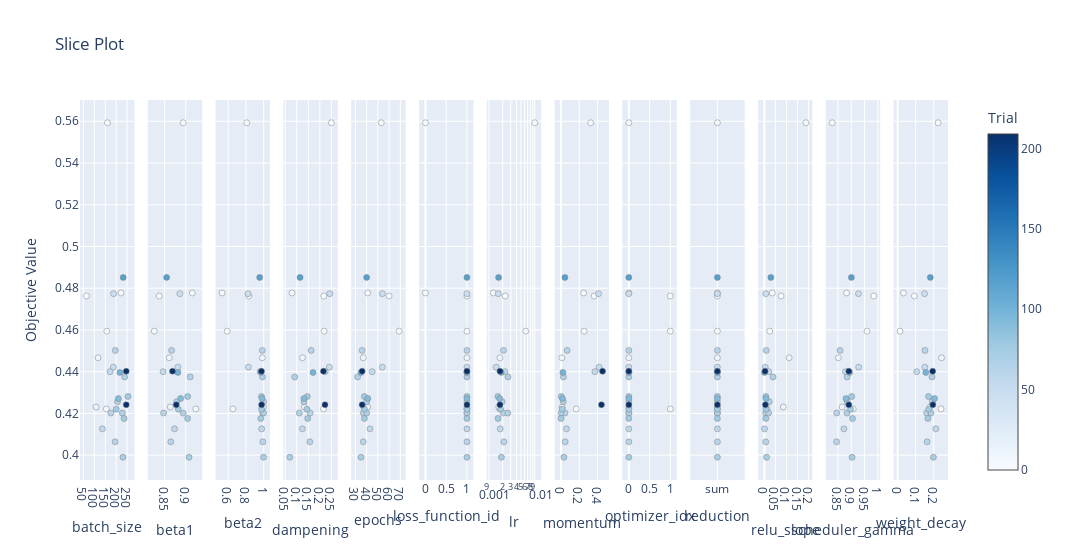

Notebook cell for this chart:
### Code cell
if is_multi_objective:
    fig = vis.plot_slice(study, target=lambda t: t.values[1], target_name='Accuracy')
else:
    fig = vis.plot_slice(study)
fig.show()

### Figure 1 — Plotly figure (JSON) as saved in the notebook; plotly's stock layout.template omitted (floating-point values rounded to 4 significant figures)
{"data": [{"marker": {"color": [0, 1, 2, 3, 4, 10, 12, 48, 51, 55, 57, 61, 62, 63, 66, 67, 68, 72, 75, 76, 77, 92, 100, 118, 208, 209], "colorbar": {"title": {"text": "Trial"}, "x": 1, "xpad": 40}, "colorscale": [[0, "rgb(247,251,255)"], [0.125, "rgb(222,235,247)"], [0.25, "rgb(198,219,239)"], [0.375, "rgb(158,202,225)"], [0.5, "rgb(107,174,214)"], [0.625, "rgb(66,146,198)"], [0.75, "rgb(33,113,181)"], [0.875, "rgb(8,81,156)"], [1, "rgb(8,48,107)"]], "line": {"color": "Grey", "width": 0.5}, "showscale": true}, "mode": "markers", "name": "Feasible Trial", "showlegend": false, "type": "scatter", "x": [64, 160, 157, 155, 222, 117, 108, 188, 187, 172, 137, 176, 195, 196, 206, 228, 239, 231, 200, 236, 254, 210, 217, 232, 246, 246], "xaxis": "x", "y": [0.4763, 0.5593, 0.4594, 0.4222, 0.4777, 0.4467, 0.4231, 0.4774, 0.4422, 0.44, 0.4126, 0.4202, 0.4064, 0.4502, 0.4256, 0.4202, 0.4375, 0.399, 0.422, 0.4176, 0.4281, 0.4271, 0.4396, 0.4852, 0.4242, 0.4402], "yaxis": "y"}, {"marker": {"color": [0, 1, 2, 3, 4, 10, 12, 48, 51, 55, 57, 61, 62, 63, 66, 67, 68, 72, 75, 76, 77, 92, 100, 118, 208, 209], "colorbar": {"title": {"text": "Trial"}, "x": 1, "xpad": 40}, "colorscale": [[0, "rgb(247,251,255)"], [0.125, "rgb(222,235,247)"], [0.25, "rgb(198,219,239)"], [0.375, "rgb(158,202,225)"], [0.5, "rgb(107,174,214)"], [0.625, "rgb(66,146,198)"], [0.75, "rgb(33,113,181)"], [0.875, "rgb(8,81,156)"], [1, "rgb(8,48,107)"]], "line": {"color": "Grey", "width": 0.5}, "showscale": false}, "mode": "markers", "name": "Feasible Trial", "showlegend": false, "type": "scatter", "x": [0.8372, 0.8941, 0.8254, 0.9238, 0.9156, 0.8612, 0.8632, 0.886, 0.8812, 0.8464, 0.8735, 0.8475, 0.8646, 0.8664, 0.8787, 0.894, 0.9108, 0.908, 0.8824, 0.9045, 0.9047, 0.8879, 0.8815, 0.8547, 0.8776, 0.8686], "xaxis": "x2", "y": [0.4763, 0.5593, 0.4594, 0.4222, 0.4777, 0.4467, 0.4231, 0.4774, 0.4422, 0.44, 0.4126, 0.4202, 0.4064, 0.4502, 0.4256, 0.4202, 0.4375, 0.399, 0.422, 0.4176, 0.4281, 0.4271, 0.4396, 0.4852, 0.4242, 0.4402], "yaxis": "y2"}, {"marker": {"color": [0, 1, 2, 3, 4, 10, 12, 48, 51, 55, 57, 61, 62, 63, 66, 67, 68, 72, 75, 76, 77, 92, 100, 118, 208, 209], "colorbar": {"title": {"text": "Trial"}, "x": 1, "xpad": 40}, "colorscale": [[0, "rgb(247,251,255)"], [0.125, "rgb(222,235,247)"], [0.25, "rgb(198,219,239)"], [0.375, "rgb(158,202,225)"], [0.5, "rgb(107,174,214)"], [0.625, "rgb(66,146,198)"], [0.75, "rgb(33,113,181)"], [0.875, "rgb(8,81,156)"], [1, "rgb(8,48,107)"]], "line": {"color": "Grey", "width": 0.5}, "showscale": false}, "mode": "markers", "name": "Feasible Trial", "showlegend": false, "type": "scatter", "x": [0.8317, 0.8085, 0.5887, 0.6528, 0.5304, 0.985, 0.9971, 0.8229, 0.8276, 0.9599, 0.9776, 0.9893, 0.9904, 0.9843, 0.9979, 0.9983, 0.9861, 0.9985, 0.9763, 0.9673, 0.975, 0.9816, 0.9686, 0.9548, 0.9765, 0.9749], "xaxis": "x3", "y": [0.4763, 0.5593, 0.4594, 0.4222, 0.4777, 0.4467, 0.4231, 0.4774, 0.4422, 0.44, 0.4126, 0.4202, 0.4064, 0.4502, 0.4256, 0.4202, 0.4375, 0.399, 0.422, 0.4176, 0.4281, 0.4271, 0.4396, 0.4852, 0.4242, 0.4402], "yaxis": "y3"}, {"marker": {"color": [0, 1, 2, 3, 4, 10, 12, 48, 51, 55, 57, 61, 62, 63, 66, 67, 68, 72, 75, 76, 77, 92, 100, 118, 208, 209], "colorbar": {"title": {"text": "Trial"}, "x": 1, "xpad": 40}, "colorscale": [[0, "rgb(247,251,255)"], [0.125, "rgb(222,235,247)"], [0.25, "rgb(198,219,239)"], [0.375, "rgb(158,202,225)"], [0.5, "rgb(107,174,214)"], [0.625, "rgb(66,146,198)"], [0.75, "rgb(33,113,181)"], [0.875, "rgb(8,81,156)"], [1, "rgb(8,48,107)"]], "line": {"color": "Grey", "width": 0.5}, "showscale": false}, "mode": "markers", "name": "Feasible Trial", "showlegend": false, "type": "scatter", "x": [0.2168, 0.2496, 0.2187, 0.2158, 0.07959, 0.1245, 0.1329, 0.2428, 0.2408, 0.223, 0.1244, 0.158, 0.1565, 0.1621, 0.1314, 0.1109, 0.09105, 0.07007, 0.1439, 0.1471, 0.1454, 0.131, 0.1704, 0.1141, 0.222, 0.2153], "xaxis": "x4", "y": [0.4763, 0.5593, 0.4594, 0.4222, 0.4777, 0.4467, 0.4231, 0.4774, 0.4422, 0.44, 0.4126, 0.4202, 0.4064, 0.4502, 0.4256, 0.4202, 0.4375, 0.399, 0.422, 0.4176, 0.4281, 0.4271, 0.4396, 0.4852, 0.4242, 0.4402], "yaxis": "y4"}, {"marker": {"color": [0, 1, 2, 3, 4, 10, 12, 48, 51, 55, 57, 61, 62, 63, 66, 67, 68, 72, 75, 76, 77, 92, 100, 118, 208, 209], "colorbar": {"title": {"text": "Trial"}, "x": 1, "xpad": 40}, "colorscale": [[0, "rgb(247,251,255)"], [0.125, "rgb(222,235,247)"], [0.25, "rgb(198,219,239)"], [0.375, "rgb(158,202,225)"], [0.5, "rgb(107,174,214)"], [0.625, "rgb(66,146,198)"], [0.75, "rgb(33,113,181)"], [0.875, "rgb(8,81,156)"], [1, "rgb(8,48,107)"]], "line": {"color": "Grey", "width": 0.5}, "showscale": false}, "mode": "markers", "name": "Feasible Trial", "showlegend": false, "type": "scatter", "x": [60, 53, 69, 38, 41, 37, 41, 54, 54, 45, 43, 37, 37, 36, 40, 40, 32, 35, 38, 38, 38, 41, 35, 40, 36, 36], "xaxis": "x5", "y": [0.4763, 0.5593, 0.4594, 0.4222, 0.4777, 0.4467, 0.4231, 0.4774, 0.4422, 0.44, 0.4126, 0.4202, 0.4064, 0.4502, 0.4256, 0.4202, 0.4375, 0.399, 0.422, 0.4176, 0.4281, 0.4271, 0.4396, 0.4852, 0.4242, 0.4402], "yaxis": "y5"}, {"marker": {"color": [0, 1, 2, 3, 4, 10, 12, 48, 51, 55, 57, 61, 62, 63, 66, 67, 68, 72, 75, 76, 77, 92, 100, 118, 208, 209], "colorbar": {"title": {"text": "Trial"}, "x": 1, "xpad": 40}, "colorscale": [[0, "rgb(247,251,255)"], [0.125, "rgb(222,235,247)"], [0.25, "rgb(198,219,239)"], [0.375, "rgb(158,202,225)"], [0.5, "rgb(107,174,214)"], [0.625, "rgb(66,146,198)"], [0.75, "rgb(33,113,181)"], [0.875, "rgb(8,81,156)"], [1, "rgb(8,48,107)"]], "line": {"color": "Grey", "width": 0.5}, "showscale": false}, "mode": "markers", "name": "Feasible Trial", "showlegend": false, "type": "scatter", "x": [1, 0, 1, 1, 0, 1, 1, 1, 1, 1, 1, 1, 1, 1, 1, 1, 1, 1, 1, 1, 1, 1, 1, 1, 1, 1], "xaxis": "x6", "y": [0.4763, 0.5593, 0.4594, 0.4222, 0.4777, 0.4467, 0.4231, 0.4774, 0.4422, 0.44, 0.4126, 0.4202, 0.4064, 0.4502, 0.4256, 0.4202, 0.4375, 0.399, 0.422, 0.4176, 0.4281, 0.4271, 0.4396, 0.4852, 0.4242, 0.4402], "yaxis": "y6"}, {"marker": {"color": [0, 1, 2, 3, 4, 10, 12, 48, 51, 55, 57, 61, 62, 63, 66, 67, 68, 72, 75, 76, 77, 92, 100, 118, 208, 209], "colorbar": {"title": {"text": "Trial"}, "x": 1, "xpad": 40}, "colorscale": [[0, "rgb(247,251,255)"], [0.125, "rgb(222,235,247)"], [0.25, "rgb(198,219,239)"], [0.375, "rgb(158,202,225)"], [0.5, "rgb(107,174,214)"], [0.625, "rgb(66,146,198)"], [0.75, "rgb(33,113,181)"], [0.875, "rgb(8,81,156)"], [1, "rgb(8,48,107)"]], "line": {"color": "Grey", "width": 0.5}, "showscale": false}, "mode": "markers", "name": "Feasible Trial", "showlegend": false, "type": "scatter", "x": [0.002266, 0.009998, 0.006374, 0.001714, 0.001243, 0.00174, 0.00164, 0.001602, 0.001444, 0.002227, 0.001767, 0.002067, 0.00212, 0.002081, 0.001941, 0.002583, 0.0026, 0.001871, 0.001796, 0.001582, 0.00157, 0.001713, 0.001858, 0.001623, 0.00174, 0.001743], "xaxis": "x7", "y": [0.4763, 0.5593, 0.4594, 0.4222, 0.4777, 0.4467, 0.4231, 0.4774, 0.4422, 0.44, 0.4126, 0.4202, 0.4064, 0.4502, 0.4256, 0.4202, 0.4375, 0.399, 0.422, 0.4176, 0.4281, 0.4271, 0.4396, 0.4852, 0.4242, 0.4402], "yaxis": "y7"}, {"marker": {"color": [0, 1, 2, 3, 4, 10, 12, 48, 51, 55, 57, 61, 62, 63, 66, 67, 68, 72, 75, 76, 77, 92, 100, 118, 208, 209], "colorbar": {"title": {"text": "Trial"}, "x": 1, "xpad": 40}, "colorscale": [[0, "rgb(247,251,255)"], [0.125, "rgb(222,235,247)"], [0.25, "rgb(198,219,239)"], [0.375, "rgb(158,202,225)"], [0.5, "rgb(107,174,214)"], [0.625, "rgb(66,146,198)"], [0.75, "rgb(33,113,181)"], [0.875, "rgb(8,81,156)"], [1, "rgb(8,48,107)"]], "line": {"color": "Grey", "width": 0.5}, "showscale": false}, "mode": "markers", "name": "Feasible Trial", "showlegend": false, "type": "scatter", "x": [0.3627, 0.325, 0.2537, 0.1673, 0.2476, 0.008709, 0.01297, 0.4113, 0.4171, 0.371, 0.05991, 0.04451, 0.04498, 0.06671, 0.0247, 0.001665, 0.02585, 0.03136, 0.01243, 0.0002095, 0.00297, 0.01566, 0.02018, 0.04291, 0.4431, 0.455], "xaxis": "x8", "y": [0.4763, 0.5593, 0.4594, 0.4222, 0.4777, 0.4467, 0.4231, 0.4774, 0.4422, 0.44, 0.4126, 0.4202, 0.4064, 0.4502, 0.4256, 0.4202, 0.4375, 0.399, 0.422, 0.4176, 0.4281, 0.4271, 0.4396, 0.4852, 0.4242, 0.4402], "yaxis": "y8"}, {"marker": {"color": [0, 1, 2, 3, 4, 10, 12, 48, 51, 55, 57, 61, 62, 63, 66, 67, 68, 72, 75, 76, 77, 92, 100, 118, 208, 209], "colorbar": {"title": {"text": "Trial"}, "x": 1, "xpad": 40}, "colorscale": [[0, "rgb(247,251,255)"], [0.125, "rgb(222,235,247)"], [0.25, "rgb(198,219,239)"], [0.375, "rgb(158,202,225)"], [0.5, "rgb(107,174,214)"], [0.625, "rgb(66,146,198)"], [0.75, "rgb(33,113,181)"], [0.875, "rgb(8,81,156)"], [1, "rgb(8,48,107)"]], "line": {"color": "Grey", "width": 0.5}, "showscale": false}, "mode": "markers", "name": "Feasible Trial", "showlegend": false, "type": "scatter", "x": [1, 0, 1, 1, 0, 0, 0, 0, 0, 0, 0, 0, 0, 0, 0, 0, 0, 0, 0, 0, 0, 0, 0, 0, 0, 0], "xaxis": "x9", "y": [0.4763, 0.5593, 0.4594, 0.4222, 0.4777, 0.4467, 0.4231, 0.4774, 0.4422, 0.44, 0.4126, 0.4202, 0.4064, 0.4502, 0.4256, 0.4202, 0.4375, 0.399, 0.422, 0.4176, 0.4281, 0.4271, 0.4396, 0.4852, 0.4242, 0.4402], "yaxis": "y9"}, {"marker": {"color": [0, 1, 2, 3, 4, 10, 12, 48, 51, 55, 57, 61, 62, 63, 66, 67, 68, 72, 75, 76, 77, 92, 100, 118, 208, 209], "colorbar": {"title": {"text": "Trial"}, "x": 1, "xpad": 40}, "colorscale": [[0, "rgb(247,251,255)"], [0.125, "rgb(222,235,247)"], [0.25, "rgb(198,219,239)"], [0.375, "rgb(158,202,225)"], [0.5, "rgb(107,174,214)"], [0.625, "rgb(66,146,198)"], [0.75, "rgb(33,113,181)"], [0.875, "rgb(8,81,156)"], [1, "rgb(8,48,107)"]], "line": {"color": "Grey", "width": 0.5}, "showscale": false}, "mode": "markers", "name": "Feasible Trial", "showlegend": false, "type": "scatter", "x": ["sum", "sum", "sum", "sum", "sum", "sum", "sum", "sum", "sum", "sum", "sum", "sum", "sum", "sum", "sum", "sum", "sum", "sum", "sum", "sum", "sum", "sum", "sum", "sum", "sum", "sum"], "xaxis": "x10", "y": [0.4763, 0.5593, 0.4594, 0.4222, 0.4777, 0.4467, 0.4231, 0.4774, 0.4422, 0.44, 0.4126, 0.4202, 0.4064, 0.4502, 0.4256, 0.4202, 0.4375, 0.399, 0.422, 0.4176, 0.4281, 0.4271, 0.4396, 0.4852, 0.4242, 0.4402], "yaxis": "y10"}, {"marker": {"color": [0, 1, 2, 3, 4, 10, 12, 48, 51, 55, 57, 61, 62, 63, 66, 67, 68, 72, 75, 76, 77, 92, 100, 118, 208, 209], "colorbar": {"title": {"text": "Trial"}, "x": 1, "xpad": 40}, "colorscale": [[0, "rgb(247,251,255)"], [0.125, "rgb(222,235,247)"], [0.25, "rgb(198,219,239)"], [0.375, "rgb(158,202,225)"], [0.5, "rgb(107,174,214)"], [0.625, "rgb(66,146,198)"], [0.75, "rgb(33,113,181)"], [0.875, "rgb(8,81,156)"], [1, "rgb(8,48,107)"]], "line": {"color": "Grey", "width": 0.5}, "showscale": false}, "mode": "markers", "name": "Feasible Trial", "showlegend": false, "type": "scatter", "x": [0.07555, 0.1881, 0.02428, 0.01213, 0.03604, 0.1121, 0.08587, 0.006532, 0.003937, 0.01981, 0.0006985, 0.005871, 0.006401, 0.008847, 0.02182, 0.01935, 0.03898, 0.009986, 0.007723, 0.006794, 0.006724, 0.007342, 0.0003764, 0.02931, 0.004731, 0.003202], "xaxis": "x11", "y": [0.4763, 0.5593, 0.4594, 0.4222, 0.4777, 0.4467, 0.4231, 0.4774, 0.4422, 0.44, 0.4126, 0.4202, 0.4064, 0.4502, 0.4256, 0.4202, 0.4375, 0.399, 0.422, 0.4176, 0.4281, 0.4271, 0.4396, 0.4852, 0.4242, 0.4402], "yaxis": "y11"}, {"marker": {"color": [0, 1, 2, 3, 4, 10, 12, 48, 51, 55, 57, 61, 62, 63, 66, 67, 68, 72, 75, 76, 77, 92, 100, 118, 208, 209], "colorbar": {"title": {"text": "Trial"}, "x": 1, "xpad": 40}, "colorscale": [[0, "rgb(247,251,255)"], [0.125, "rgb(222,235,247)"], [0.25, "rgb(198,219,239)"], [0.375, "rgb(158,202,225)"], [0.5, "rgb(107,174,214)"], [0.625, "rgb(66,146,198)"], [0.75, "rgb(33,113,181)"], [0.875, "rgb(8,81,156)"], [1, "rgb(8,48,107)"]], "line": {"color": "Grey", "width": 0.5}, "showscale": false}, "mode": "markers", "name": "Feasible Trial", "showlegend": false, "type": "scatter", "x": [0.9843, 0.8284, 0.9588, 0.9071, 0.8821, 0.8516, 0.8656, 0.9272, 0.9277, 0.8781, 0.8722, 0.8453, 0.8446, 0.858, 0.8846, 0.8835, 0.8844, 0.903, 0.8975, 0.9045, 0.9015, 0.8801, 0.8935, 0.9002, 0.8906, 0.8908], "xaxis": "x12", "y": [0.4763, 0.5593, 0.4594, 0.4222, 0.4777, 0.4467, 0.4231, 0.4774, 0.4422, 0.44, 0.4126, 0.4202, 0.4064, 0.4502, 0.4256, 0.4202, 0.4375, 0.399, 0.422, 0.4176, 0.4281, 0.4271, 0.4396, 0.4852, 0.4242, 0.4402], "yaxis": "y12"}, {"marker": {"color": [0, 1, 2, 3, 4, 10, 12, 48, 51, 55, 57, 61, 62, 63, 66, 67, 68, 72, 75, 76, 77, 92, 100, 118, 208, 209], "colorbar": {"title": {"text": "Trial"}, "x": 1, "xpad": 40}, "colorscale": [[0, "rgb(247,251,255)"], [0.125, "rgb(222,235,247)"], [0.25, "rgb(198,219,239)"], [0.375, "rgb(158,202,225)"], [0.5, "rgb(107,174,214)"], [0.625, "rgb(66,146,198)"], [0.75, "rgb(33,113,181)"], [0.875, "rgb(8,81,156)"], [1, "rgb(8,48,107)"]], "line": {"color": "Grey", "width": 0.5}, "showscale": false}, "mode": "markers", "name": "Feasible Trial", "showlegend": false, "type": "scatter", "x": [0.09292, 0.2242, 0.01312, 0.2403, 0.03243, 0.2433, 0.1803, 0.1491, 0.151, 0.1058, 0.2118, 0.1609, 0.1635, 0.1512, 0.1917, 0.1848, 0.1903, 0.1982, 0.1723, 0.1679, 0.1711, 0.2045, 0.156, 0.1811, 0.1953, 0.1942], "xaxis": "x13", "y": [0.4763, 0.5593, 0.4594, 0.4222, 0.4777, 0.4467, 0.4231, 0.4774, 0.4422, 0.44, 0.4126, 0.4202, 0.4064, 0.4502, 0.4256, 0.4202, 0.4375, 0.399, 0.422, 0.4176, 0.4281, 0.4271, 0.4396, 0.4852, 0.4242, 0.4402], "yaxis": "y13"}], "layout": {"title": {"text": "Slice Plot"}, "width": 3900, "xaxis": {"anchor": "y", "domain": [0, 0.06272], "title": {"text": "batch_size"}}, "xaxis10": {"anchor": "y10", "categoryarray": ["sum"], "categoryorder": "array", "domain": [0.703, 0.7657], "title": {"text": "reduction"}, "type": "category"}, "xaxis11": {"anchor": "y11", "domain": [0.7811, 0.8438], "title": {"text": "relu_slope"}}, "xaxis12": {"anchor": "y12", "domain": [0.8592, 0.9219], "title": {"text": "scheduler_gamma"}}, "xaxis13": {"anchor": "y13", "domain": [0.9373, 1.0], "title": {"text": "weight_decay"}}, "xaxis2": {"anchor": "y2", "domain": [0.07811, 0.1408], "title": {"text": "beta1"}}, "xaxis3": {"anchor": "y3", "domain": [0.1562, 0.2189], "title": {"text": "beta2"}}, "xaxis4": {"anchor": "y4", "domain": [0.2343, 0.297], "title": {"text": "dampening"}}, "xaxis5": {"anchor": "y5", "domain": [0.3124, 0.3751], "title": {"text": "epochs"}}, "xaxis6": {"anchor": "y6", "domain": [0.3905, 0.4533], "title": {"text": "loss_function_id"}}, "xaxis7": {"anchor": "y7", "domain": [0.4686, 0.5314], "title": {"text": "lr"}, "type": "log"}, "xaxis8": {"anchor": "y8", "domain": [0.5467, 0.6095], "title": {"text": "momentum"}}, "xaxis9": {"anchor": "y9", "domain": [0.6249, 0.6876], "title": {"text": "optimizer_idx"}}, "yaxis": {"anchor": "x", "domain": [0, 1], "title": {"text": "Objective Value"}}, "yaxis10": {"anchor": "x10", "domain": [0, 1], "matches": "y", "showticklabels": false}, "yaxis11": {"anchor": "x11", "domain": [0, 1], "matches": "y", "showticklabels": false}, "yaxis12": {"anchor": "x12", "domain": [0, 1], "matches": "y", "showticklabels": false}, "yaxis13": {"anchor": "x13", "domain": [0, 1], "matches": "y", "showticklabels": false}, "yaxis2": {"anchor": "x2", "domain": [0, 1], "matches": "y", "showticklabels": false}, "yaxis3": {"anchor": "x3", "domain": [0, 1], "matches": "y", "showticklabels": false}, "yaxis4": {"anchor": "x4", "domain": [0, 1], "matches": "y", "showticklabels": false}, "yaxis5": {"anchor": "x5", "domain": [0, 1], "matches": "y", "showticklabels": false}, "yaxis6": {"anchor": "x6", "domain": [0, 1], "matches": "y", "showticklabels": false}, "yaxis7": {"anchor": "x7", "domain": [0, 1], "matches": "y", "showticklabels": false}, "yaxis8": {"anchor": "x8", "domain": [0, 1], "matches": "y", "showticklabels": false}, "yaxis9": {"anchor": "x9", "domain": [0, 1], "matches": "y", "showticklabels": false}}}
